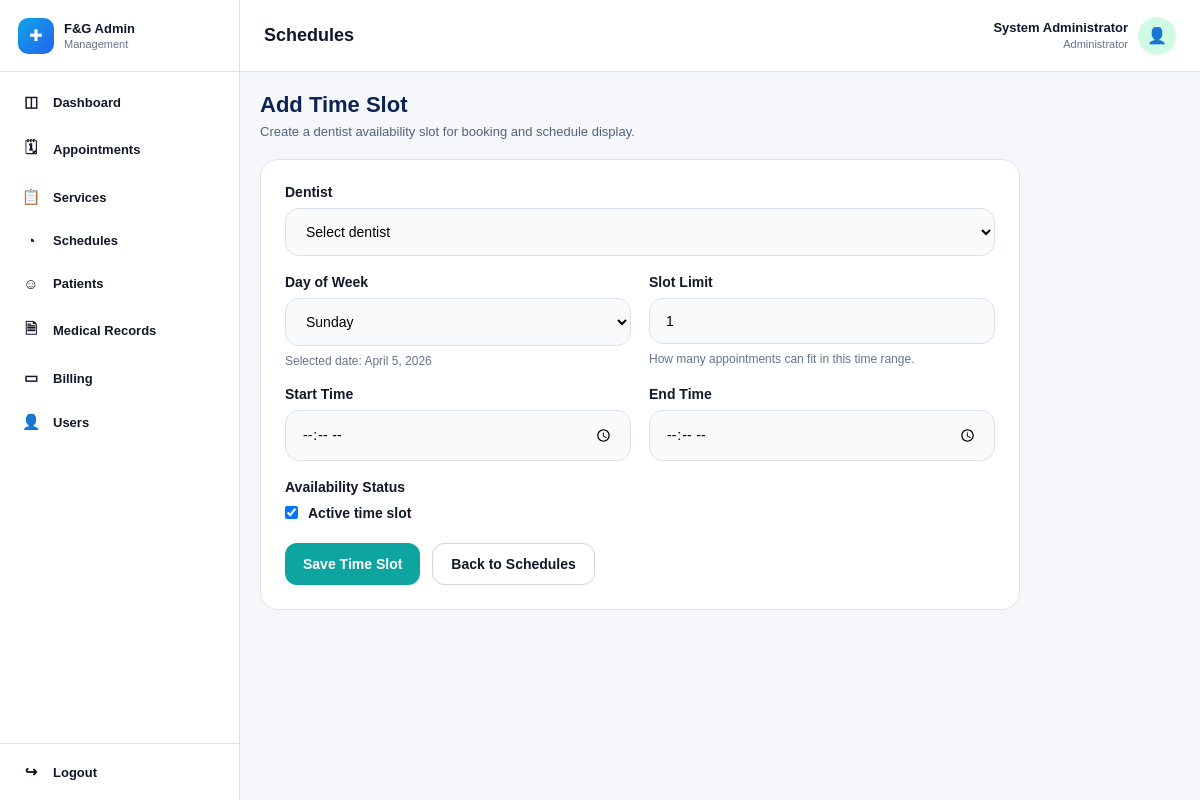
Page /admin/add-time-slot.php (signed in) on the committed database.
### tables this page shows
CREATE TABLE `staff_profiles` (
  `staff_id` int(11) NOT NULL,
  `user_id` int(11) NOT NULL,
  `first_name` varchar(100) NOT NULL,
  `middle_name` varchar(100) DEFAULT NULL,
  `last_name` varchar(100) NOT NULL,
  `position` varchar(100) DEFAULT NULL,
  `created_by` int(11) DEFAULT NULL,
  `created_at` timestamp NOT NULL DEFAULT current_timestamp(),
  `updated_at` timestamp NOT NULL DEFAULT current_timestamp() ON UPDATE current_timestamp()
);

CREATE TABLE `users` (
  `user_id` int(11) NOT NULL,
  `role` enum('patient','staff','system_admin','dentist') NOT NULL,
  `email` varchar(150) NOT NULL,
  `phone` varchar(20) DEFAULT NULL,
  `password_hash` varchar(255) NOT NULL,
  `account_status` enum('active','inactive','deactivated','suspended') NOT NULL DEFAULT 'active',
  `email_verified` tinyint(1) NOT NULL DEFAULT 0,
  `created_at` timestamp NOT NULL DEFAULT current_timestamp(),
  `updated_at` timestamp NOT NULL DEFAULT current_timestamp() ON UPDATE current_timestamp()
);

### admin/add-time-slot.php (the view, shortened to what this page needs)
<?php
require_once '../config/database.php';
$user_id = (int)($_SESSION['user_id'] ?? 0);
function deriveDayOfWeekFromDate(?string $date): string {
    $ts = strtotime($date);
    return date('l', $ts);
}
$selected_date = $_GET['date'] ?? date('Y-m-d');
$prefilled_day = deriveDayOfWeekFromDate($selected_date);
$admin_name = "Admin Staff";
$admin_role = "Administrator";
$admin_sql = "
    SELECT u.role, sp.first_name, sp.last_name
    FROM users u
    LEFT JOIN staff_profiles sp ON u.user_id = sp.user_id
    WHERE u.user_id = ?
    LIMIT 1
";
$admin_stmt = mysqli_prepare($conn, $admin_sql);
if ($admin_stmt) {
    mysqli_stmt_bind_param($admin_stmt, "i", $user_id);
    mysqli_stmt_execute($admin_stmt);
    $admin_result = mysqli_stmt_get_result($admin_stmt);
    if ($admin_result && mysqli_num_rows($admin_result) > 0) {
        $admin_row = mysqli_fetch_assoc($admin_result);
        $name = trim(($admin_row['first_name'] ?? '') . ' ' . ($admin_row['last_name'] ?? ''));
        if ($name !== '') {
            $admin_name = $name;
        }
        if (($admin_row['role'] ?? '') === 'system_admin') {
            $admin_role = 'Administrator';
        } elseif (($admin_row['role'] ?? '') === 'staff') {
            $admin_role = 'Staff';
        } else {
            $admin_role = ucfirst($admin_row['role'] ?? 'Administrator');
        }
    }
}
$day_of_week = $prefilled_day;
$start_time = '';
$end_time = '';
$slot_limit = '1';
$is_active = '1';
include("../includes/admin-header.php");
include("../includes/admin-sidebar.php");
?>
<div class="main-area">
    <div class="topbar">
        <h1>Schedules</h1>
        <div class="admin-user">
            <div class="admin-meta">
                <strong><?php echo htmlspecialchars($admin_name); ?></strong>
                <span><?php echo htmlspecialchars($admin_role); ?></span>
            </div>
            <div class="admin-avatar">👤</div>
        </div>
    </div>
    <div class="content">
        <div class="page-top">
            <h2>Add Time Slot</h2>
            <p>Create a dentist availability slot for booking and schedule display.</p>
        </div>
        <section class="panel">
            <form method="POST">
                <div class="form-grid">
                    <div class="form-group full">
                        <label for="dentist_id">Dentist</label>
                        <select name="dentist_id" id="dentist_id" required>
                            <option value="">Select dentist</option>
                        </select>
                    </div>
                    <div class="form-group">
                        <label for="day_of_week">Day of Week</label>
                        <select name="day_of_week" id="day_of_week" required>
                            <?php
                            $days = ['Monday', 'Tuesday', 'Wednesday', 'Thursday', 'Friday', 'Saturday', 'Sunday'];
                            foreach ($days as $day):
                            ?>
                                <option value="<?php echo $day; ?>" <?php echo ($day_of_week === $day) ? 'selected' : ''; ?>>
                                    <?php echo $day; ?>
                                </option>
                            <?php endforeach; ?>
                        </select>
                        <div class="helper">
                            Selected date: <?php echo htmlspecialchars(date('F j, Y', strtotime($selected_date))); ?>
                        </div>
                    </div>
                    <div class="form-group">
                        <label for="slot_limit">Slot Limit</label>
                        <input
                            type="number"
                            name="slot_limit"
                            id="slot_limit"
                            min="1"
                            value="<?php echo htmlspecialchars($slot_limit); ?>"
                            required
                        >
                        <div class="helper">How many appointments can fit in this time range.</div>
                    </div>
                    <div class="form-group">
                        <label for="start_time">Start Time</label>
                        <input
                            type="time"
                            name="start_time"
                            id="start_time"
                            value="<?php echo htmlspecialchars($start_time); ?>"
                            required
                        >
                    </div>
                    <div class="form-group">
                        <label for="end_time">End Time</label>
                        <input
                            type="time"
                            name="end_time"
                            id="end_time"
                            value="<?php echo htmlspecialchars($end_time); ?>"
                            required
                        >
                    </div>
                    <div class="form-group full">
                        <label>Availability Status</label>
                        <div class="checkbox-wrap">
                            <input
                                type="checkbox"
                                name="is_active"
                                id="is_active"
                                value="1"
                                <?php echo ($is_active === '1') ? 'checked' : ''; ?>
                            >
                            <label for="is_active" style="margin:0; font-weight:600;">Active time slot</label>
                        </div>
                    </div>
                </div>
                <div class="actions">
                    <button type="submit" class="btn-primary">Save Time Slot</button>
                    <a href="manage-schedules.php?date=<?php echo urlencode($selected_date); ?>" class="btn-secondary">Back to Schedules</a>
                </div>
            </form>
        </section>
    </div>
</div>

### includes/admin-header.php (style rules this page uses)
* { box-sizing: border-box; font-family: Arial, sans-serif; }
html, body { margin: 0; padding: 0; background: #f5f7fb; color: #0f172a; font-size: 14px; }
a { text-decoration: none; color: inherit; }
button, input, select, textarea { font: inherit; }

### includes/admin-sidebar.php (style rules this page uses)
.main-area { flex: 1; min-width: 0; margin-left: 240px; min-height: 100vh; display: flex; flex-direction: column; }

### admin/add-time-slot.php (style rules this page uses)
.topbar { position: sticky; top: 0; z-index: 900; min-height: 72px; background: #ffffff; border-bottom: 1px solid #dbe2ea; padding: 12px 24px; display: flex; justify-content: space-between; align-items: center; gap: 16px; }
.topbar h1 { margin: 0; font-size: 18px; font-weight: 700; }
.admin-user { display: flex; align-items: center; gap: 10px; }
.admin-meta { text-align: right; }
.admin-meta strong { display: block; font-size: 13px; }
.admin-meta span { color: #64748b; font-size: 11px; }
.admin-avatar { width: 38px; height: 38px; border-radius: 50%; background: #d1fae5; color: #059669; display: flex; align-items: center; justify-content: center; font-size: 16px; }
.content { flex: 1; display: flex; flex-direction: column; padding: 20px; gap: 20px; }
.page-top h2 { margin: 0; font-size: 22px; color: #0b2454; }
.page-top p { margin: 6px 0 0; color: #52637a; font-size: 13px; }
.panel { background: #ffffff; border: 1px solid #dde3ea; border-radius: 18px; padding: 24px; max-width: 760px; }
.form-grid { display: grid; grid-template-columns: 1fr 1fr; gap: 18px; }
.form-group { display: flex; flex-direction: column; gap: 8px; }
.form-group.full { grid-column: 1 / -1; }
.form-group label { font-size: 14px; font-weight: 700; color: #111827; }
.form-group input, .form-group select { width: 100%; padding: 14px 16px; border: 1px solid #dbe2ea; border-radius: 14px; background: #f8fafc; font-size: 14px; box-sizing: border-box; outline: none; }
.helper { font-size: 12px; color: #64748b; }
.checkbox-wrap { display: flex; align-items: center; gap: 10px; margin-top: 2px; }
.checkbox-wrap input { width: auto; margin: 0; }
.actions { margin-top: 22px; display: flex; gap: 12px; flex-wrap: wrap; }
.btn-primary, .btn-secondary { display: inline-flex; align-items: center; justify-content: center; text-decoration: none; padding: 12px 18px; border-radius: 12px; font-size: 14px; font-weight: 700; cursor: pointer; }
.btn-primary { border: none; background: #0ea5a0; color: #fff; }
.btn-secondary { border: 1px solid #d1d5db; background: #fff; color: #111827; }

### rows in the picture
staff_profiles: admin_name "System Administrator", created_by.role "Administrator"

### other values in the picture
form field day_of_week "Sunday"
